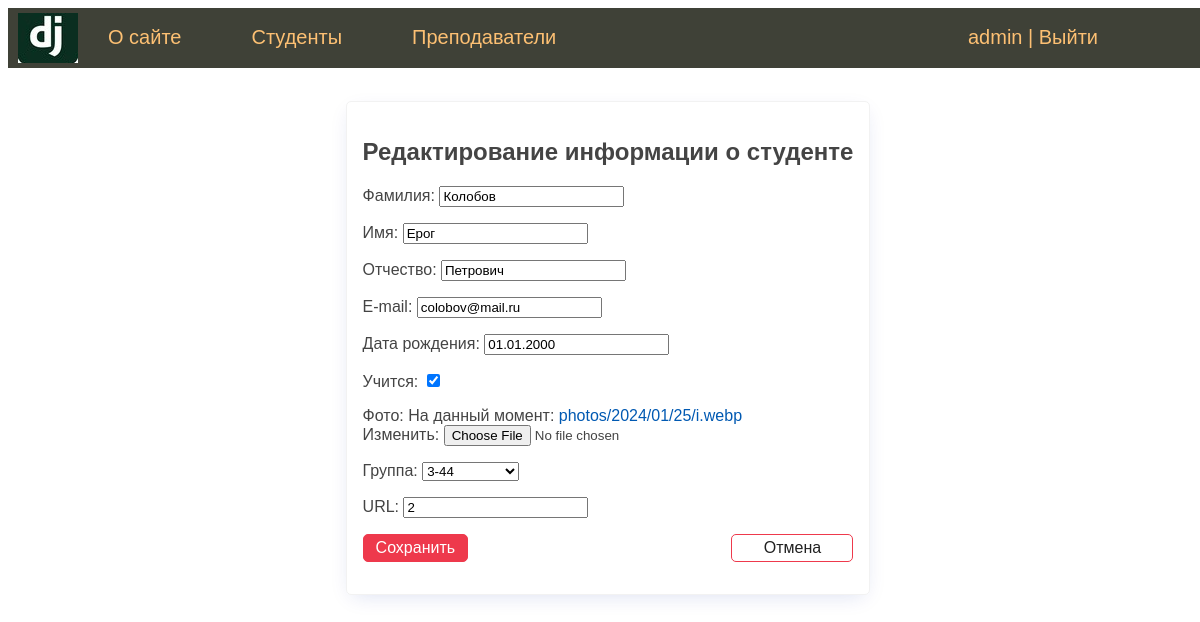
/student/2/update/ (signed in), run on the app's committed database.
### students/models.py (models this page shows, shortened)
class Student(models.Model):
    first_name = models.CharField(verbose_name='Имя', max_length=50)
    last_name = models.CharField(verbose_name='Фамилия', max_length=50)
    middle_name = models.CharField(verbose_name='Отчество', max_length=50)
    email = models.EmailField(verbose_name='e-mail', blank=True)
    birth_date = models.DateField(verbose_name='Дата рождения', default=date(2000, 1, 1))
    created_at = models.DateTimeField(verbose_name='Дата создания', auto_now_add=True)
    updated_at = models.DateTimeField(verbose_name='Дата изменения', auto_now=True)
    is_study = models.BooleanField(verbose_name='Учится', default=True)
    photo = models.ImageField(verbose_name='Фото', upload_to="photos/%Y/%m/%d")
    group = models.ForeignKey('Group', on_delete=models.CASCADE, verbose_name='Группа', related_name='get_students')
    slug = models.SlugField(verbose_name='URL', max_length=255, unique=True, db_index=True)
    objects = models.Manager()
    def get_absolute_url(self):
        return reverse('student', kwargs={'stud_slug': self.slug})
    class Meta:
        verbose_name = 'Студент'
        verbose_name_plural = 'Студенты'
        ordering = ['last_name', 'first_name']

### students/views.py (the view)
# urls.py: path('student/<int:pk>/update/', UpdateStudent.as_view(), name="update_student"),
class UpdateStudent(LoginRequiredMixin, DataMixin, UpdateView):
    model = Student
    form_class = AddStudentForm
    template_name = 'students/update_student.html'
    context_object_name = 'st'
    def get_context_data(self, **kwargs):
        context = super().get_context_data(**kwargs)
        c_def = self.get_user_context(title='Изменить студента')
        return {**context, **c_def}

### students/forms.py (shortened to what this page needs)
class AddStudentForm(forms.ModelForm):
    def __init__(self, *args, **kwargs):
        super().__init__(*args, **kwargs)
        self.fields['group'].empty_label = 'Не выбрана'
    class Meta:
        model = Student
        fields = ['last_name', 'first_name', 'middle_name', 'email', 'birth_date', 'is_study', 'photo', 'group', 'slug']

### students/models.py (called while the page is built)
    def __str__(self):
        return f'{self.course}-{self.name}'

### students/utils.py (called while the page is built)
    def get_user_context(self, **kwargs):
        context = kwargs
        context['menu'] = menu
        return context

### students/templates/students/update_student.html (shortened to what this page needs)
{% extends 'students/base.html' %}
{% block content %}
<div class="center">
    <form action="{% url 'update_student' st.id %}" class="card" method="post" enctype="multipart/form-data">
        <h2>Редактирование информации о студенте</h2>
        {{ form.as_p }}
        <p class="form-buttons">
            <input type="submit" class="btn btn-primary" value="Сохранить">
            <a href="{{ st.get_absolute_url }}" class="btn btn-outline">Отмена</a>
        </p>
    </form>
</div>
{% endblock %}

### students/templates/students/base.html (shortened to what this page needs)
<!DOCTYPE html>
{% load static %}
<html>
<head>
    <link type="text/css" href="/static/students/css/styles.css" rel="stylesheet" />
</head>
<body>
    {% block mainmenu %}
    <div class="header">
    <ul id="mainmenu" class="mainmenu">
        <li class="logo">
            <a href="{% url 'home' %}"><div class="logo"></div></a>
        </li>
        {% for m in menu %}
            <li><a href="{% url m.url_name%}">{{ m.title }} </a></li>
        {% endfor %}
        <li class="last">
            {% if request.user.is_authenticated %}
                <li class="last"> {{user.username}} | <a href="{% url 'logout' %}">Выйти</a> </li>
            {% else %}
                <li class="last"><a href="{% url 'register' %}">Регистрация</a> | <a href="{% url 'login' %}">Войти</a> </li>
            {% endif %}
        </li>
    </ul>
    </div>
    {% endblock mainmenu %}
    {% block content %}
    {% endblock content %}
</body>
</html>

### students/static/students/css/styles.css (style rules this page uses)
body { font-family: 'Arial'; padding: 0; height: 100%; width: 100%; color: #444; }
a { color: #0059b2; text-decoration: none; }
.header { background: #3F4137; height: 60px; }
.logo { background: url('../images/logo_zoloto.png') no-repeat 10px 5px; width: 70px; height: 60px; }
ul.mainmenu { list-style: none; margin: 0; padding: 0; height: 60px; color: #fdc073; font-size: 20px; overflow: hidden; }
ul.mainmenu li { float: left; margin: 18px 40px 0 30px; }
ul.mainmenu li.logo { margin: 0; }
ul.mainmenu li.last { float: right; }
ul.mainmenu li a { color: #fdc073; text-decoration: none; }
.center { display: flex; flex-direction: column; align-items: center; justify-content: center; min-height: 70vh; }
.card { border: solid 1px #f2f2f2; padding: 1rem; border-radius: 5px; box-shadow: rgb(11 43 158 / 15%) 0px 6px 20px -6px; min-width: 400px; }
.form-buttons { display: flex; justify-content: space-between; align-items: center; gap: 0.75rem; }
.btn { padding: 0.25rem 0.75rem; border-radius: 5px; background-color: #ffffff; border: solid 1px #ffffff; color: #212121; cursor: pointer; test-decoration: none; font-size: 1rem; min-width: 6rem; text-align: center; }
.btn-outline { border: solid 1px #ee394c; }
.btn-primary { border: solid 1px #ee394c; background-color: #ee394c; color: #ffffff; }

### data on the page
Student: last_name "Колобов", first_name "Ерог", middle_name "Петрович", email "colobov@mail.ru", birth_date "01.01.2000", is_study "☑", group "3-44", slug "2"

### other printed values
{{ m.title }} "О сайте" "Студенты" "Преподаватели"
{{ user.username }} "admin"
